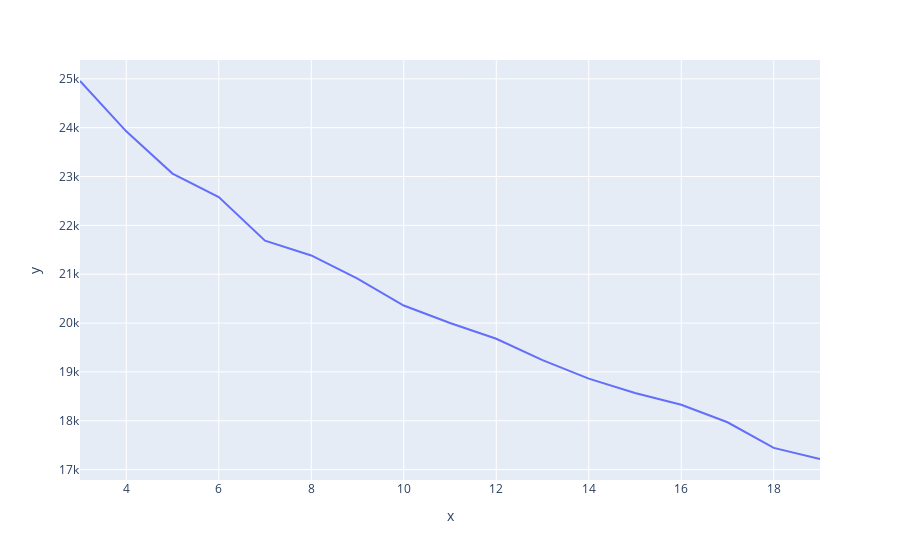

Notebook cell for this chart:
### Markdown cell above
### Cluster Analysis
Elbow method를 통해 `random_state = 3141592`일 때 `n_clusters = 7`로 조정

### Code cell
question_tag_data = _parse_tag(question_data)
inertia_list = list()
ran = range(3, 20)
for e in ran:
    kmeans = KMeans(n_clusters = e, random_state = 3141592)
    kmeans.fit(question_tag_data)
    inertia_list.append(kmeans.inertia_)

px.line(y = inertia_list, x = ran)

### Figure 1 — Plotly figure (JSON) as saved in the notebook; plotly's stock layout.template omitted (floating-point values rounded to 4 significant figures)
{"data": [{"hovertemplate": "x=%{x}<br>y=%{y}<extra></extra>", "legendgroup": "", "line": {"color": "#636efa", "dash": "solid"}, "mode": "lines", "name": "", "orientation": "v", "showlegend": false, "type": "scatter", "x": [3, 4, 5, 6, 7, 8, 9, 10, 11, 12, 13, 14, 15, 16, 17, 18, 19], "xaxis": "x", "y": [24960.0, 23920.0, 23060.0, 22580.0, 21690.0, 21380.0, 20910.0, 20360.0, 20000.0, 19680.0, 19240.0, 18860.0, 18570.0, 18330.0, 17970.0, 17440.0, 17220.0], "yaxis": "y"}], "layout": {"autosize": true, "legend": {"tracegroupgap": 0}, "margin": {"t": 60}, "xaxis": {"anchor": "y", "autorange": true, "domain": [0, 1], "range": [3, 19], "title": {"text": "x"}, "type": "linear"}, "yaxis": {"anchor": "x", "autorange": true, "domain": [0, 1], "range": [16790.0, 25390.0], "title": {"text": "y"}, "type": "linear"}}}
